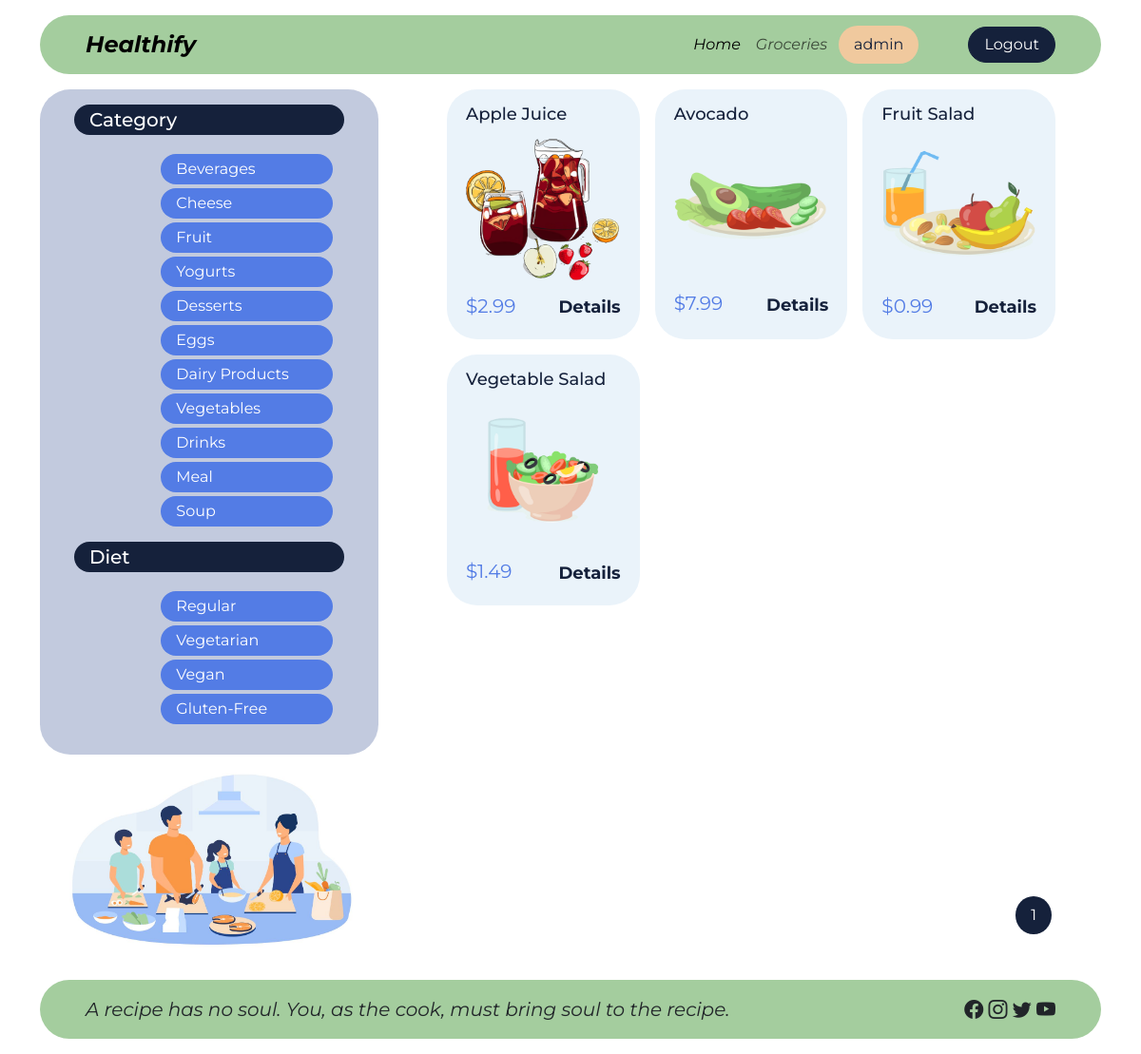
/groceries/?diet=Vegetarian (signed in), run on the app's committed database.
### accounts/models.py (models this page shows, shortened)
class User(AbstractUser):
    class Role(models.TextChoices):
        ADMINISTRATOR = 'ADMINISTRATOR', 'Administrator'
        CONSUMER = 'CONSUMER', 'Consumer'
        SELLER = 'SELLER', 'Seller'
    base_role = Role.ADMINISTRATOR
    role = models.CharField(max_length=255, choices=Role.choices)

### groceries/models.py (models this page shows, shortened)
class Category(models.Model):
    name = models.CharField(max_length=255)
    class Meta:
        verbose_name_plural = 'categories'
    def __str__(self):
        return self.name

class Diet(models.Model):
    name = models.CharField(max_length=255)
    def __str__(self):
        return self.name

class Grocery(models.Model):
    name = models.CharField(max_length=255)
    description = models.TextField()
    categories = models.ManyToManyField(Category)
    diets = models.ManyToManyField(Diet)
    price = models.DecimalField(max_digits=6, decimal_places=2)
    quantity = models.IntegerField()
    image = models.ImageField(upload_to='images/')
    nutrition_facts_label = models.OneToOneField(NutritionFactsLabel, on_delete=models.CASCADE)
    creator = models.ForeignKey(Seller, on_delete=models.CASCADE)
    date_created = models.DateTimeField(auto_now_add=True)
    date_modified = models.DateTimeField(auto_now=True)
    class Meta:
        verbose_name_plural = 'groceries'

### accounts/decorators.py (the view)
        def wrapper_func(request, *args, **kwargs):
            if request.user.role not in roles:
                return redirect('accounts:unauthorized')
            return view_func(request, *args, **kwargs)

### groceries/views.py (called while the page is built)
@login_required(login_url='accounts:login')
@allowed_users(roles=(User.Role.CONSUMER, User.Role.SELLER, User.Role.ADMINISTRATOR,))
def groceries(request):
    all_groceries = Grocery.objects.all().order_by('name')
    category = request.GET.get('category')
    if category is not None:
        all_groceries = all_groceries.filter(categories__name__in=[category]).all().order_by('name')
    diet = request.GET.get('diet')
    if diet is not None:
        all_groceries = all_groceries.filter(diets__name__in=[diet]).all().order_by('name')
    page = Paginator(all_groceries, 9)
    page_list = request.GET.get('page')
    page = page.get_page(page_list)
    context = {'categories': Category.objects.all(), 'diets': Diet.objects.all(), 'page': page}
    return render(request, 'groceries/groceries.html', context)

### templates/groceries/groceries.html (shortened to what this page needs)
{% extends 'base.html' %}
{% load static %}
{% block content %}
    <div class="container flex-grow-1">
        <div class="row h-100">
            <div class="col-4 d-flex flex-column justify-content-between">
                <div class="d-flex flex-column justify-content-between flex-grow-1">
                    <div class="container bg-info px-5 py-3 rounded-5">
                        <div id="category-accordion" class="row">
                            <h5 class="bg-primary text-white px-3 py-1 mb-3 rounded-5"
                                data-bs-toggle="collapse"
                                data-bs-target="#category-accordion-body" aria-expanded="true"
                                aria-controls="category-accordion-body">
                                Category
                            </h5>
                            <div id="category-accordion-body" class="collapse show"
                                 data-bs-parent="#category-accordion">
                                <div class="row">
                                    <div class="col-2"></div>
                                    <div class="col-10">
                                        <ul style="list-style: none;" class="w-100">
                                            {% for category in categories %}
                                                <li class="category text-white my-1 px-3 py-1 rounded-5">
                                                    <a href="{% url 'groceries:groceries' %}?category={{ category }}">{{ category }}</a>
                                                </li>
                                            {% endfor %}
                                        </ul>
                                    </div>
                                </div>
                            </div>
                        </div>
                        <div id="diet-accordion" class="row">
                            <h5 class="bg-primary text-white px-3 py-1 mb-3 rounded-5"
                                data-bs-toggle="collapse"
                                data-bs-target="#diet-accordion-body" aria-expanded="true"
                                aria-controls="diet-accordion-body">Diet</h5>
                            <div id="diet-accordion-body" class="collapse show" data-bs-parent="#diet-accordion">
                                <div class="row">
                                    <div class="col-2"></div>
                                    <div class="col-10">
                                        <ul style="list-style: none;">
                                            {% for diet in diets %}
                                                <li class="category text-white my-1 px-3 py-1 rounded-5">
                                                    <a href="{% url 'groceries:groceries' %}?diet={{ diet }}">{{ diet }}</a>
                                                </li>
                                            {% endfor %}
                                        </ul>
                                    </div>
                                </div>
                            </div>
                        </div>
                    </div>
                    <div class="container">
                        <div class="row">
                            <div class="col">
                                <img class="img-fluid"
                                     src="{% static 'images/mother-father-with-kids-cooking-dishes-kitchen.jpg' %}"/>
                            </div>
                        </div>
                    </div>
                </div>
            </div>
            <div class="col-8 ">
                <div class="container px-5 h-100 d-flex flex-column justify-content-between">
                    <div class="row row-cols-3 g-3 mb-3">
                        {% for grocery in page.object_list %}
                            <div class="col">
                                <div class="card border-0 rounded-5 px-3 py-3 h-100"
                                     style="background-color: rgba(234, 243, 250, 255);">
                                    <div class="card-body px-1 py-1">
                                        <h5 class="card-subtitle text-primary mb-0"
                                            style="font-size: 18px;">{{ grocery.name }}</h5>
                                    </div>
                                    <div class="text-center">
                                        <img src="{{ MEDIA_URL }}{{ grocery.image.url }}"
                                             class="card-img-bottom rounded-0"
                                             alt="...">
                                    </div>
                                    <div class="card-body px-1 py-1 d-flex justify-content-between align-items-center">
                                        <div class="card-subtitle text-primary price" style="font-size: 20px;">
                                            ${{ grocery.price }}</div>
                                        <a href="{% url 'groceries:grocery_details' grocery.id %}" class="details">Details</a>
                                    </div>
                                </div>
                            </div>
                        {% endfor %}
                    </div>
                    <div class="row mb-3">
                        <div class="col d-flex justify-content-end">
                            <nav aria-label="...">
                                <ul class="d-flex" style="list-style: none;">
                                    {% for num_page in page.paginator.page_range %}
                                        {% if page.number == num_page %}
                                            <li class="page-item mx-1 active" aria-current="page">
                                                <a class="bg-primary px-3 py-2 rounded-circle text-white page-link"
                                                   href="{% url 'groceries:groceries' %}?page={{ num_page }}">{{ num_page }}</a>
                                            </li>
                                        {% endif %}
                                    {% endfor %}
                                </ul>
                            </nav>
                        </div>
                    </div>
                </div>
            </div>
        </div>
    </div>
{% endblock %}

### templates/base.html (shortened to what this page needs)
{% load static %}
<!DOCTYPE html>
<html lang="en">
<head>
    <link href="{% static 'assets/scss/custom.css' %}" rel="stylesheet">
    <link href="{% static 'assets/css/style.css' %}" rel="stylesheet">
    <link rel="stylesheet" href="https://cdn.jsdelivr.net/npm/bootstrap-icons@1.10.5/font/bootstrap-icons.css">
</head>
<body>
<div id="main-wrapper">
    <header>
        <div class="container">
            <nav class="header navbar navbar-expand-lg bg-body-tertiary px-5 my-3 rounded-5">
                <a class="navbar-brand" href="{% url 'groceries:home' %}">Healthify</a>
                <div class="collapse navbar-collapse" id="navbarSupportedContent">
                    <ul class="navbar-nav d-flex align-items-center ms-auto mb-2 mb-lg-0">
                        <li class="nav-item">
                            <a class="nav-link active" aria-current="page" href="{% url 'groceries:home' %}">Home</a>
                        </li>
                        <li class="nav-item">
                            <a class="nav-link" href="{% url 'groceries:groceries' %}">Groceries</a>
                        </li>
                        {% if user.is_authenticated %}
                            <li>
                                <div class="bg-secondary text-primary rounded-5 px-3 py-2 mx-1">
                                    {{ user.username }}
                                </div>
                            </li>
                            <li>
                                <a href="{% url 'accounts:logout' %}"
                                   class="btn btn-primary text-white rounded-5 px-3 ms-5">
                                    Logout
                                </a>
                            </li>
                        {% endif %}
                    </ul>
                </div>
            </nav>
        </div>
    </header>
    <main>
        {% block content %}
        {% endblock %}
    </main>
    <footer>
        <div class="container">
            <div class="footer px-5 my-3 rounded-5 d-flex justify-content-between">
                <p class="message py-3 mb-0">A recipe has no soul. You, as the cook, must bring soul to the recipe.</p>
                <p class="icons py-3 mb-0">
                    <i class="bi bi-facebook"></i>
                    <i class="bi bi-instagram"></i>
                    <i class="bi bi-twitter"></i>
                    <i class="bi bi-youtube"></i>
                </p>
            </div>
        </div>
    </footer>
</div>
</body>
</html>

### Healthify/static/assets/css/style.css (style rules this page uses)
html, body { font-family: Montserrat, sans-serif !important; height: 100%; margin: 0; padding: 0; }
#main-wrapper { display: flex; flex-direction: column; min-height: 100%; }
main { flex: 1; display: flex; }
.navbar-brand { font-size: 24px; font-style: italic; font-weight: bold; }
.header, .footer { background-color: rgba(164, 205, 158, 255) !important; }
.nav-link { font-style: italic; }
.message { font-size: 20px; font-style: italic; }
.icons { font-size: 20px; }
.category { background-color: rgba(83, 124, 229, 255) !important; }
a.nav-link { padding-top: 0 !important; padding-bottom: 0 !important; }
.price { color: rgba(83, 124, 229, 255) !important; }
a.details { text-decoration: none; font-weight: bold; font-size: 18px; }
li.category > a { text-decoration: none; color: white; }
#category-accordion h5, #diet-accordion h5 { cursor: pointer; }

### data on the page
User: username "admin"
Category: name "Beverages"
Category: name "Cheese"
Category: name "Fruit"
Category: name "Yogurts"
Category: name "Desserts"
Category: name "Eggs"
Category: name "Dairy Products"
Category: name "Vegetables"
Category: name "Drinks"
Category: name "Meal"
Category: name "Soup"
Diet: name "Regular"
Diet: name "Vegetarian"
Diet: name "Vegan"
Diet: name "Gluten-Free"
Grocery: name "Apple Juice", image (picture), price "2.99"
Grocery: name "Avocado", image (picture), price "7.99"
Grocery: name "Fruit Salad", image (picture), price "0.99"
Grocery: name "Vegetable Salad", image (picture), price "1.49"

### other printed values
{{ num_page }} "1"
